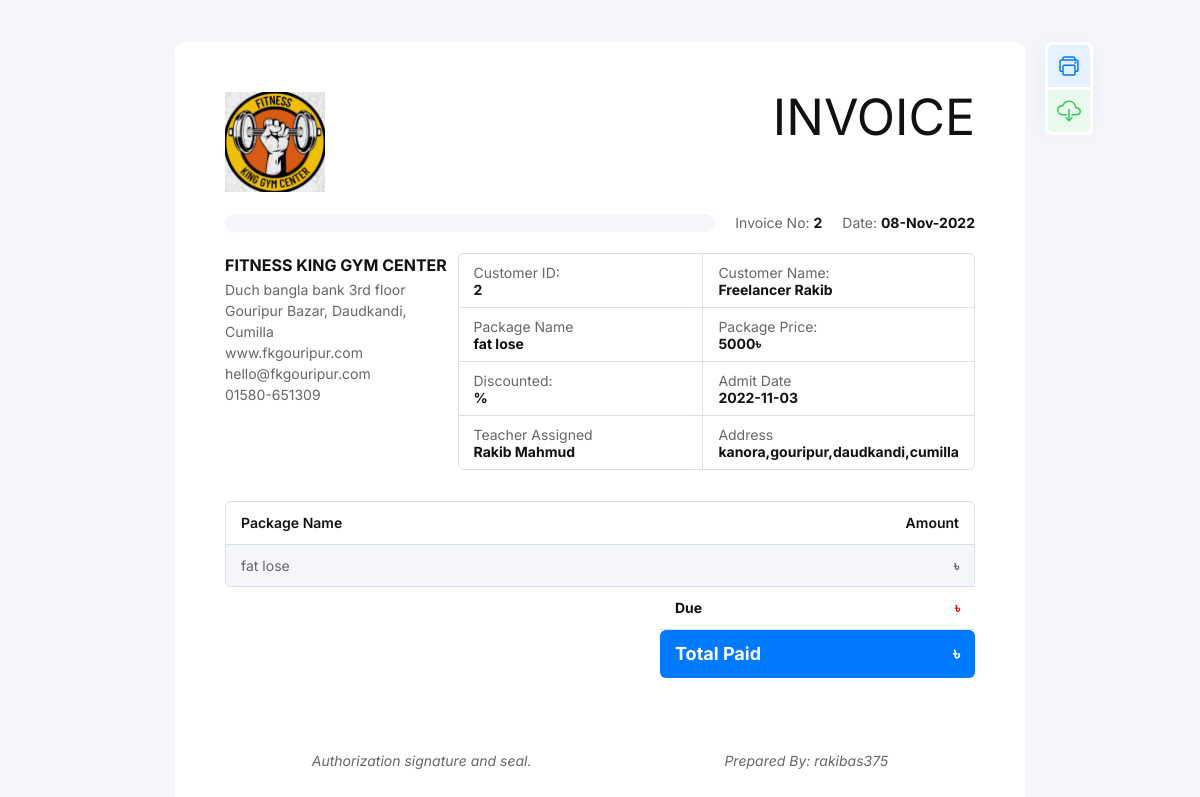
Page /invoice/paid_customer_billing.php?id=2 (signed in) on the committed database.
### tables this page shows
CREATE TABLE `customers` (
  `id` int(11) NOT NULL,
  `customer_name` varchar(55) NOT NULL,
  `father_name` varchar(255) NOT NULL,
  `address` varchar(255) NOT NULL,
  `expire_date` varchar(55) NOT NULL,
  `profession` varchar(255) NOT NULL,
  `reference` varchar(55) DEFAULT NULL,
  `teacher_asign` int(11) NOT NULL,
  `nid` int(55) DEFAULT NULL,
  `paid` varchar(55) DEFAULT NULL,
  `discount` int(11) DEFAULT NULL,
  `due` varchar(55) DEFAULT NULL,
  `total` varchar(55) DEFAULT NULL,
  `mobile` varchar(55) NOT NULL,
  `weight` int(11) NOT NULL,
  `hight` varchar(55) NOT NULL,
  `blood_group` varchar(55) NOT NULL,
  `package_id` int(11) NOT NULL,
  `price` varchar(55) NOT NULL,
  `date` date NOT NULL DEFAULT current_timestamp(),
  `status` int(11) NOT NULL COMMENT '1=active, 2=deactive',
  `image_path` varchar(255) DEFAULT 'images/avatar.png',
  `gender` varchar(55) DEFAULT NULL
);

CREATE TABLE `package` (
  `package_id` int(11) NOT NULL,
  `package_name` varchar(255) NOT NULL,
  `package_price` varchar(55) NOT NULL
);

CREATE TABLE `teacher` (
  `id` int(11) NOT NULL,
  `fullname` varchar(55) NOT NULL,
  `email` varchar(55) NOT NULL,
  `address` varchar(55) NOT NULL
);

### invoice/paid_customer_billing.php (the view, shortened to what this page needs)
<?php
include '../include/database_connect.php';
if (isset($_GET['id'])) {
  $id = $_GET['id'];
  if ($allStudent = $con->query("SELECT * FROM customers WHERE id='$id' ")) {
    while ($rows = $allStudent->fetch_assoc()) {
      $id=$rows['id'];
      $fullname=$rows['customer_name'];
      $address=$rows['address'];
      $teacher_asign=$rows['teacher_asign'];
      $paid=$rows['paid'];
      $discount=$rows['discount'];
      $total_amount=$rows['total'];
      $due=$rows['due'];
      $package=$rows['package_id'];
    }
  }
}
if (isset($_GET['id'])) {
  $id = $_GET['id'];
}
?>
<!DOCTYPE html>
<html class="no-js" lang="en">
<head>
  <link rel="stylesheet" href="assets/css/style.css">
</head>
<body style="margin-top: 1%">
  <div class="tm_container">
    <div class="tm_invoice_wrap">
      <div class="tm_invoice tm_style1" id="tm_download_section">
        <div class="tm_invoice_in">
          <div class="tm_invoice_head tm_mb20">
            <div class="tm_invoice_left">
              <div class="tm_logo"><img src="../images/logo.jpg" alt="Logo"><br> </div>
            </div>
            <div class="tm_invoice_right tm_text_right">
              <div class="tm_primary_color tm_f50 tm_text_uppercase">Invoice</div>
            </div>
          </div>
          <div class="tm_invoice_info tm_mb20">
            <div class="tm_invoice_seperator tm_gray_bg"></div>
            <div class="tm_invoice_info_list">
              <p class="tm_invoice_number tm_m0">Invoice No: <b class="tm_primary_color"><?php echo $id; ?> </b></p>
              <p class="tm_invoice_date tm_m0">Date: <b class="tm_primary_color"><?php echo date("d-M-Y") ?></b></p>
            </div>
          </div>
          <div class="tm_invoice_head tm_mb10">
          <div class="tm_invoice_left">
              <p class="tm_mb2 tm_f16"><b class="tm_primary_color tm_text_uppercase">Fitness King GYM Center</b></p>
              <p>
                Duch bangla bank 3rd floor <br>Gouripur Bazar, Daudkandi, Cumilla <br>
                www.fkgouripur.com <br>
                hello@fkgouripur.com<br>
                01580-651309
              </p>
            </div>
            <div class="tm_invoice_right" style="width:69% !important">
              <div class="tm_grid_row tm_col_2  tm_col_2_sm tm_invoice_table tm_round_border">
                <div>
                  <p class="tm_m0">Customer ID:</p>
                  <b class="tm_primary_color"><?php echo $id; ?></b>
                </div>
                <div>
                  <p class="tm_m0">Customer Name:</p>
                  <b class="tm_primary_color"><?php echo $fullname; ?></b>
                </div>
                <div>
                  <p class="tm_m0">Package Name</p>
                  <b class="tm_primary_color">
                    <?php
                    $id = $id;
                    if ($packageList = $con->query("SELECT * FROM package WHERE package_id='$package' ")) {
                      while ($rows = $packageList->fetch_array()) {
                        echo '' . $rows['package_name'] . ' ';
                      }
                    }
                    ?>
                  </b>
                </div>
                <div>
                  <p class="tm_m0">Package Price:</p>
                  <b class="tm_primary_color">
               <?php
                  if ($batch3 = $con->query("SELECT * FROM package WHERE package_id='$package' ")) {
                    while ($rows4 = $batch3->fetch_array()) {
                      echo $pck = $rows4['package_price']  . '৳';
                    }
                  }
                ?></b>
                </div>
                <div>
                  <p class="tm_m0">Discounted:</p>
                  <b class="tm_primary_color"><?php echo $discount; ?>%</b>
                </div>
                <div>
                  <p class="tm_m0">Admit Date</p>
                  <b class="tm_primary_color">
                    <?php
                    if ($batch3 = $con->query("SELECT * FROM customers WHERE id='$id' ")) {
                      while ($rows4 = $batch3->fetch_array()) {
                        echo $pck = $rows4['date'];
                      }
                    }
                    ?>
                  </b>
                </div>
                <div>
                  <p class="tm_m0">Teacher Assigned</p>
                  <b class="tm_primary_color">
                    <?php
                    $teacherAsign = $teacher_asign;
                    if ($batch3 = $con->query("SELECT * FROM teacher WHERE id='$teacherAsign' ")) {
                      while ($rows4 = $batch3->fetch_array()) {
                        echo $pck = $rows4['fullname'];
                      }
                    }
                    ?>
                  </b>
                </div>
                <div>
                  <p class="tm_m0">Address</p>
                  <b class="tm_primary_color">
                    <?php echo $address; ?>
                  </b>
                </div>
              </div>
            </div>
          </div>
          <br>
          <div class="tm_table tm_style1">
            <div class="tm_round_border">
              <div class="tm_table_responsive">
                <table>
                  <thead>
                    <tr>
                      <th class="tm_width_5 tm_semi_bold tm_primary_color">Package Name</th>
                      <th class="tm_width_2 tm_semi_bold tm_primary_color tm_text_right">Amount</th>
                    </tr>
                  </thead>
                  <tbody>
                    <tr class="tm_gray_bg">
                      <td class="tm_width_5">
                        <?php
                          if ($batch55 = $con->query("SELECT * FROM package WHERE package_id='$package' ")) {
                            while ($rows55 = $batch55->fetch_array()) {
                              echo $pck2 = $rows55['package_name'];
                            }
                          }
                          ?>
                                              </td>
                      <td class="tm_width_2 tm_text_right"><b><?php echo $total_amount . '৳'; ?></b></td>
                    </tr>
                  </tbody>
                </table>
              </div>
            </div>
            <div class="tm_invoice_footer">
              <div class="tm_left_footer">
              </div>
              <div class="tm_right_footer">
                <table>
                  <tbody>
                    <tr class="tm_border_top">
                      <td class="tm_width_3 tm_primary_color tm_border_none tm_bold">Due</td>
                      <td class="tm_width_3 tm_danger_color tm_text_right tm_border_none tm_bold"><?php echo $due . '৳'; ?></td>
                    </tr>
                    <tr class="tm_border_top">
                      <td class="tm_width_3 tm_border_top_0 tm_bold tm_f18 tm_white_color tm_accent_bg tm_radius_6_0_0_6">Total Paid </td>
                      <td class="tm_width_3 tm_border_top_0 tm_bold tm_f18 tm_primary_color tm_text_right tm_white_color tm_accent_bg tm_radius_0_6_6_0"><?php echo $paid . '৳'; ?></td>
                    </tr>
                  </tbody>
                </table>
              </div>
            </div>
          </div>
          <div class="tm_note tm_text_center tm_m0_md">
            <p class="tm_m0" align=""><br> <br>Authorization signature and seal. &nbsp; &nbsp; &nbsp; &nbsp; &nbsp;&nbsp; &nbsp; &nbsp; &nbsp; &nbsp; &nbsp; &nbsp; &nbsp; &nbsp; &nbsp;&nbsp; &nbsp; &nbsp; &nbsp; &nbsp;&nbsp; &nbsp; &nbsp; &nbsp; &nbsp;&nbsp;
              Prepared By:
              <?php echo $_SESSION['username']?>
              </p>
          </div>
        </div>
      </div>
      <div class="tm_invoice_btns tm_hide_print">
        <a href="javascript:window.print()" class="tm_invoice_btn tm_color1">
          <span class="tm_btn_icon">
          </span>
        </a>
        <button id="tm_download_btn" class="tm_invoice_btn tm_color2">
          <span class="tm_btn_icon">
          </span>
        </button>
      </div>
    </div>
  </div>
</body>
</html>

### invoice/paid_customer_billing.php (style rules this page uses)
.tm_invoice.tm_style1 .tm_logo img { max-height: 100px; }

### rows in the picture
customers: customer_name "Freelancer Rakib", date "2022-11-03", address "kanora,gouripur,daudkandi,cumilla"
package: package_name "fat lose", package_price "5000৳"
teacher: fullname "Rakib Mahmud"

### other values in the picture
$id "2"
$_SESSION['username'] "rakibas375"
